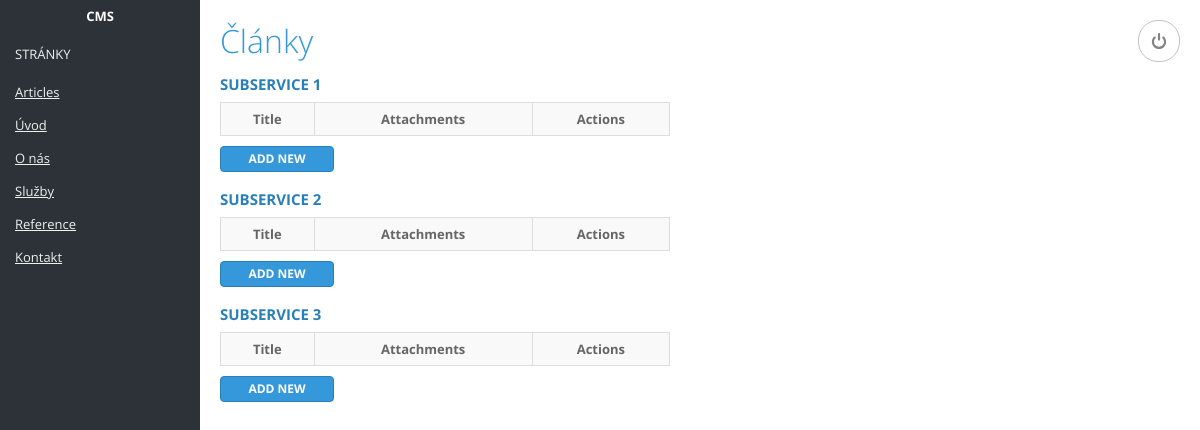
/pbl/admin/page-articles.php, run on an earlier commit of the app's database.
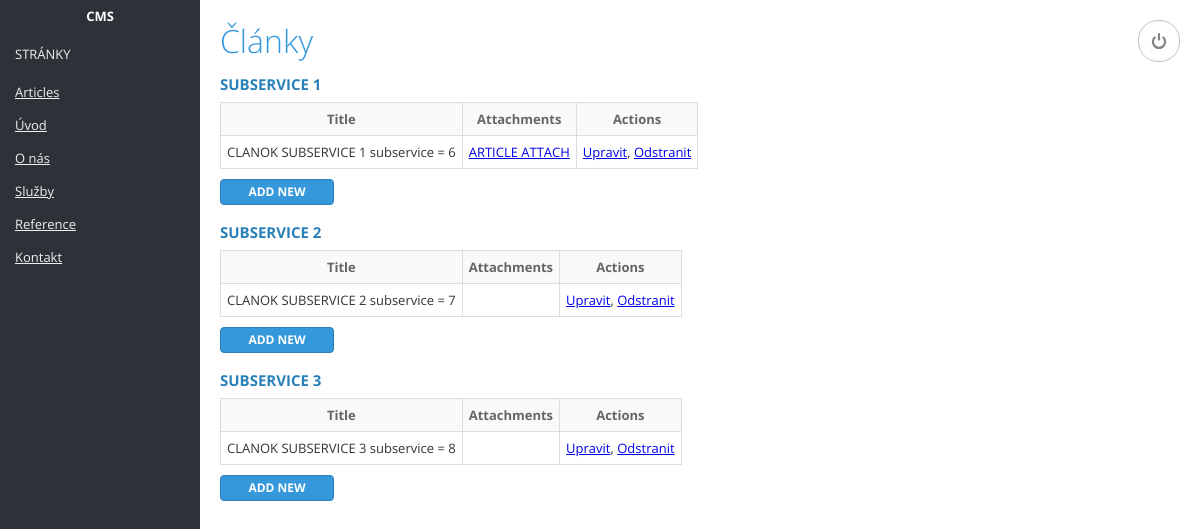
And on a later commit of the database.
### tables this page shows
CREATE TABLE IF NOT EXISTS `attachments` (
        `ID` mediumint(9) NOT NULL AUTO_INCREMENT,
        `title` varchar(250) NOT NULL,
        `whole_path` varchar(500) NOT NULL,
        `article_id` mediumint(9) DEFAULT NULL,
        `subsidy_id` mediumint(9) DEFAULT NULL,
        `studio_id` mediumint(9) DEFAULT NULL,
        `activity_id` mediumint(9) DEFAULT NULL,
        `defaultRef_id` mediumint(9)DEFAULT NULL,
         PRIMARY KEY (`ID`),
         FOREIGN KEY (`article_id`) REFERENCES articles(`ID`) on delete cascade,               
         FOREIGN KEY (`subsidy_id`) REFERENCES subsidies(`ID`) on delete cascade,
         FOREIGN KEY (`studio_id`) REFERENCES studios(`ID`) on delete cascade,               
         FOREIGN KEY (`activity_id`) REFERENCES activities(`ID`) on delete cascade,               
         FOREIGN KEY (`defaultRef_id`) REFERENCES defaultRefs(`ID`) on delete cascade
      );

CREATE TABLE IF NOT EXISTS `articles` (
          `ID` mediumint(9) NOT NULL AUTO_INCREMENT,
          `title` varchar(250) NOT NULL,
          `subtitle` varchar(500),
          `content` TEXT,
          `subservice_id` mediumint(9) NOT NULL,
          PRIMARY KEY (`ID`),
          FOREIGN KEY (`subservice_id`) REFERENCES services(`ID`)
        );

### pbl/admin/page-articles.php (the view, shortened to what this page needs)
<?php
require('scripts/config.php');
$sql_article_attach1 = "SELECT attachments.id attId, attachments.title attTitle, attachments.article_id attArticle,articles.id artId,articles.title artTitle,articles.subservice_id artSubSer FROM articles LEFT JOIN attachments ON articles.id=attachments.article_id WHERE articles.subservice_id = 6" or die ("Unable to join tables!");
$sql_article_attach2 = "SELECT attachments.id attId, attachments.title attTitle, attachments.article_id attArticle,articles.id artId,articles.title artTitle,articles.subservice_id artSubSer FROM articles LEFT JOIN attachments ON articles.id=attachments.article_id WHERE articles.subservice_id = 7" or die ("Unable to join tables!");
$sql_article_attach3 = "SELECT attachments.id attId, attachments.title attTitle, attachments.article_id attArticle,articles.id artId,articles.title artTitle,articles.subservice_id artSubSer FROM articles LEFT JOIN attachments ON articles.id=attachments.article_id WHERE articles.subservice_id = 8" or die ("Unable to join tables!");
$result_article_attach1 = mysqli_query($resultdb,$sql_article_attach1) or die ("False connection result on JOIN!");
$result_article_attach2 = mysqli_query($resultdb,$sql_article_attach2) or die ("False connection result on JOIN!");
$result_article_attach3 = mysqli_query($resultdb,$sql_article_attach3) or die ("False connection result on JOIN!");
function getData($result){
	while($row = mysqli_fetch_array($result)){
	  	$title = $row['artTitle'];
	  	$id = $row['artId'];
	  	$subservice_id = $row['artSubSer'];
		$title_attach = $row['attTitle'];
	   	$article_id = $row['attArticle'];
	  	echo '<tr>
			       <td>' . $title . ' subservice = ' . $subservice_id . '</td>
			       <td>';
			   if ($article_id==$id){
				   	 echo   '<a href="#">' . $title_attach . '</a>';
				   }
		echo '</td>
				   <td><a href="http://localhost/cmstest/pbl/admin/article-edit.php?edit='. $id .'">Upravit</a>, <a href=http://localhost/cmstest/pbl/admin/page-articles.php?del='. $id .'>Odstranit</a></td>
	         </tr>';
	 }
}
?>
<!DOCTYPE html>
<html>
<?php include 'meta.php'; ?>
<body>
<?php include 'navigation.php'; ?>
<div id="content">
	<h1>Články</h1>
	<section>
		<h2>Subservice 1</h2>
		<table>
			<tr>
				<th>Title</th>
				<th>Attachments</th>
				<th>Actions</th>
			</tr>
			<?php
			   getData($result_article_attach1);
			?>
		</table>
		<a class="button" id="btn" data-id="about" href="http://localhost/cmstest/pbl/admin/article-detail.php?id=6">Add new</a>
			</section>
			<section>
				<h2>Subservice 2</h2>
				<table>
					<tr>
						<th>Title</th>
						<th>Attachments</th>
						<th>Actions</th>
					</tr>
         		</table>
				<a class="button" id="btn" data-id="about" href="http://localhost/cmstest/pbl/admin/article-detail.php?id=7">Add new</a>
			</section>
			<section>
				<h2>Subservice 3</h2>
				<table>
					<tr>
						<th>Title</th>
						<th>Attachments</th>
						<th>Actions</th>
					</tr>
				</table>
				<a class="button" id="btn" data-id="about" href="http://localhost/cmstest/pbl/admin/article-detail.php?id=8">Add new</a>
			</section>
		</div>
</body>
</html>

### pbl/admin/meta.php (shortened to what this page needs)
<head>
	<link rel="stylesheet" type="text/css" href="css/reset.css">
	<link rel="stylesheet" type="text/css" href="css/style.css">
	<link rel="stylesheet" type="text/css" href="css/trumbowyg.css">
</head>

### pbl/admin/navigation.php
<a href="scripts/logout.php" class="logout"></a>
<div id="right-panel">
	<div class="logo">
		CMS
	</div>
	<ul id="menu">
		<li href="pages/pages.php">
		 	<a>Stránky</a>
		 	<ul>
		 		<li>
			 		<a href="page-articles.php">Articles</a>
			 	</li>
			 	<li>
			 		<a href="page-main.php">Úvod</a>
			 	</li>
			 	<li>
			 		<a href="page-about.php">O nás</a>
			 	</li>
			 	<li>
			 		<a href="page-services.php">Služby</a>
			 	</li>
			 	<li>
			 		<a href="page-references.php">Reference</a>
			 	</li>
			 	<li>
			 		<a href="page-contact.php">Kontakt</a>
			 	</li>
		 	</ul>
		</li>
	</ul>
</div>

### pbl/admin/css/style.css (style rules this page uses)
body,html { height:100%;font-family:'Open Sans',sans-serif;font-size:13px }
#right-panel { background-color:#2c3238;height:100%;color:#fff;float:left;z-index:100;position:fixed;width:200px }
a.logout { position:absolute;right:20px;top:20px;text-indent:-9999px;width:40px;height:40px;background-repeat:no-repeat;background-image:url(../img/logout.svg);background-size:16px 16px;background-position:center center;-ms-filter:"progid:DXImageTransform.Microsoft.Alpha(Opacity=60)";filter:alpha(opacity=60);opacity:.6;-webkit-border-radius:20px;-moz-border-radius:20px;border-radius:20px;-moz-background-clip:padding;-webkit-background-clip:padding-box;background-clip:padding-box;border:1px solid #999;background-image:#ecf0f1;transition:opacity .25s ease-in-out;-o-transition:opacity .25s ease-in-out;-ms-transition:opacity .25s ease-in-out;-moz-transition:opacity .25s ease-in-out;-webkit-transition:opacity .25s ease-in-out }
table { min-width:450px }
table tr td,table tr th { padding:6px;border:1px solid #ddd;height:20px;vertical-align:middle }
table tr th { background-color:#f9f9f9;font-weight:700;color:#666 }
table tr td { color:#333 }
#content { padding:20px 20px 20px 220px }
.logo { font-weight:700;text-align:center;padding:10px }
ul#menu { padding:5px 0 }
ul#menu li { margin:0;cursor:pointer }
ul#menu li a { font-weight:400;color:#ecf0f1;text-transform:uppercase;cursor:pointer;padding:10px 15px;display:block }
ul#menu li ul { padding:5px 0 }
ul#menu li ul li a { text-transform:inherit }
h1 { font-weight:300;color:#3498db;font-size:32px;margin:5px 0 10px }
h2 { font-weight:700;text-transform:uppercase;color:#2980b9;font-size:15px;margin:20px 0 10px }
a.button,button { background-color:#3498db;color:#fff;font-weight:700;font-size:12px;text-transform:uppercase;display:block;text-align:center;text-decoration:none;border:1px solid #2980b9;border-radius:4px;max-width:100px;padding:6px;margin:10px 0;cursor:pointer }

What changed in the data, as far as the page shows it:
now on this page (row unchanged): attachments: article.title "CLANOK SUBSERVICE 1", article.subservice_id "6", title "ARTICLE ATTACH"
added articles: title "CLANOK SUBSERVICE 2", subservice "7"
added articles: title "CLANOK SUBSERVICE 3", subservice "8"
